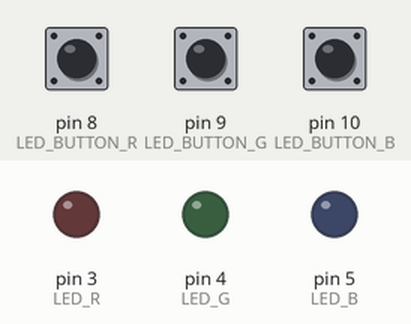
Simulated run of this sketch. Board: Arduino Uno, built with avr-gcc and run on an emulated ATmega328P. On the bench: output pins drawn as LEDs (lit = HIGH). The test bench sets the inputs (shaded band); at power-on: pin 8 (LED_BUTTON_R) LOW, pin 9 (LED_BUTTON_G) LOW, pin 10 (LED_BUTTON_B) LOW.

Above: at 1.2 s.
1.3 s: pin 8 (LED_BUTTON_R) pulled HIGH for 0.15 s
At 1.37 s:
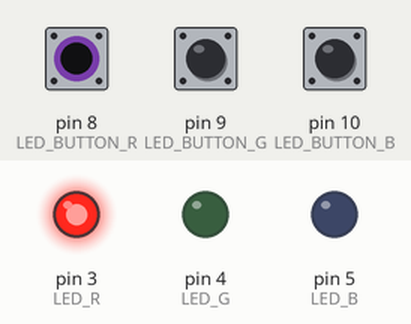
2.9 s: pin 9 (LED_BUTTON_G) pulled HIGH for 0.15 s
At 2.97 s:
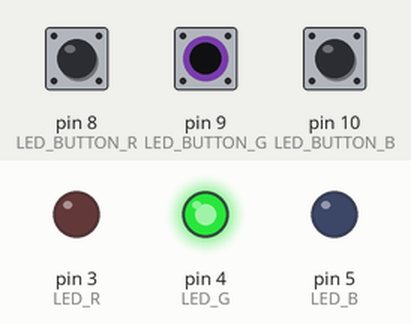
4.5 s: pin 10 (LED_BUTTON_B) pulled HIGH for 0.15 s
At 4.57 s:
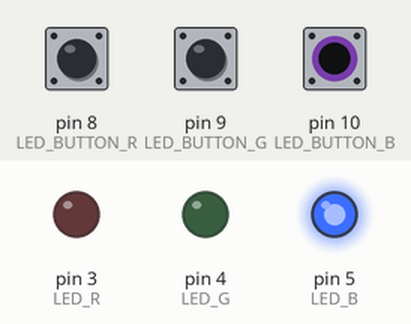
6.1 s: pin 10 (LED_BUTTON_B) pulled HIGH for 3.2 s
At 10.4 s:
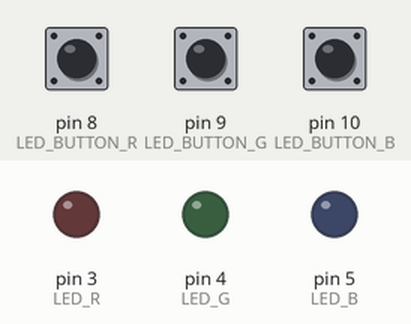
10.8 s: pin 8 (LED_BUTTON_R) pulled HIGH for 3.2 s
At 11.5 s:
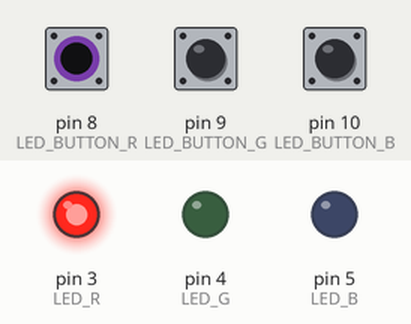
15.5 s: pin 8 (LED_BUTTON_R) driven HIGH and pin 9 (LED_BUTTON_G) driven HIGH
At 16.3 s:
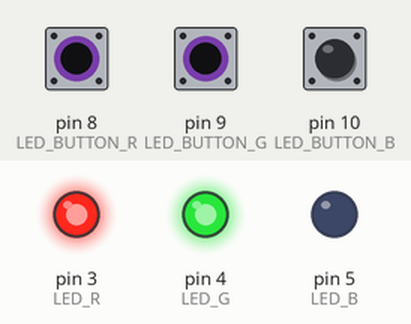
Timing chart, 0 to 18.0 s (numbered marks = the images above; inputs shaded):
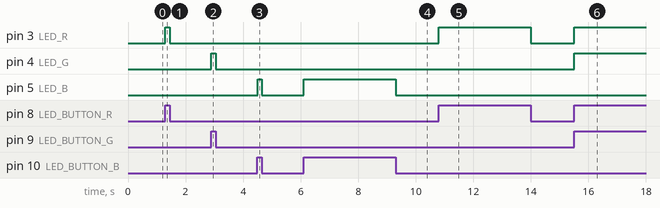

Measured:
- after the input at 1.3 s, pin 3 (LED_R): LOW → HIGH at once, → LOW 0.15 s later
- after the input at 2.9 s, pin 4 (LED_G): LOW → HIGH at once, → LOW 0.15 s later
- after the input at 4.5 s, pin 5 (LED_B): LOW → HIGH at once, → LOW 0.15 s later
- after the input at 6.1 s, pin 5 (LED_B): LOW → HIGH at once, → LOW 3.2 s later
- after the input at 10.8 s, pin 3 (LED_R): LOW → HIGH at once, → LOW 3.2 s later
- after the input at 15.5 s, pin 3 (LED_R), pin 4 (LED_G): LOW → HIGH at once

The sketch:

lab04.ino
```cpp
// 201533631 김도균

#define LED_R 3
#define LED_G 4
#define LED_B 5

#define LED_BUTTON_R 8
#define LED_BUTTON_G 9
#define LED_BUTTON_B 10

void setup() {
	pinMode(LED_R, OUTPUT);
    pinMode(LED_G, OUTPUT);
    pinMode(LED_B, OUTPUT);
    pinMode(LED_BUTTON_R, INPUT);
    pinMode(LED_BUTTON_G, INPUT);
    pinMode(LED_BUTTON_B, INPUT);
}

void loop() {
    digitalWrite(LED_R, digitalRead(LED_BUTTON_R));
    digitalWrite(LED_G, digitalRead(LED_BUTTON_G));
    digitalWrite(LED_B, digitalRead(LED_BUTTON_B));
}
```
